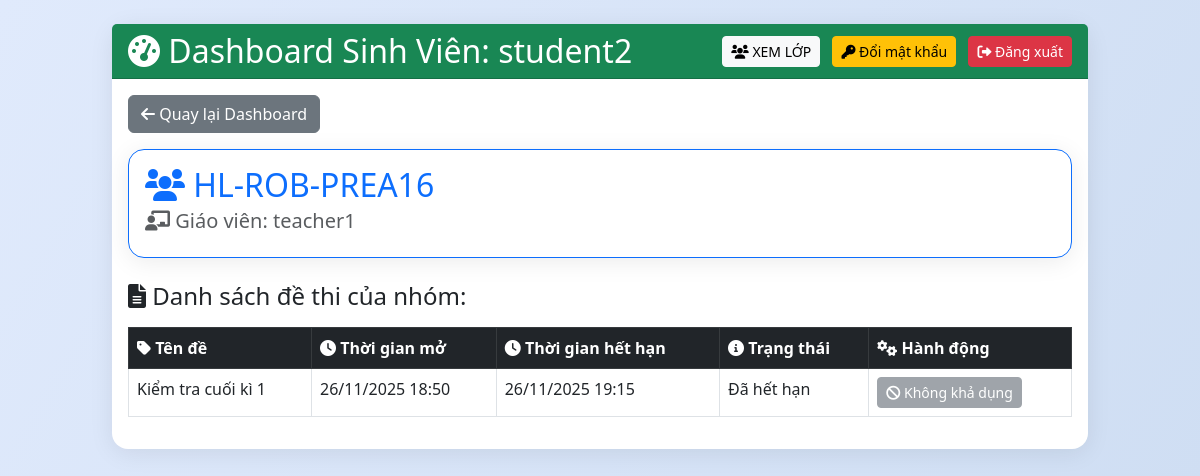
Before: /student/group/10 (signed in) with the older database file.
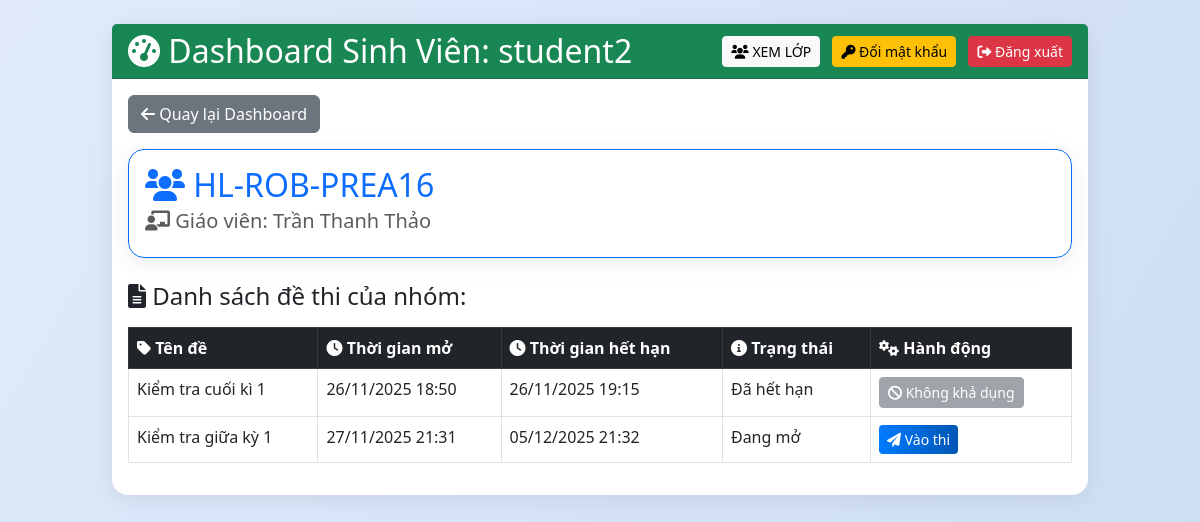
After: the same page with the newer database file.
### tables this page shows
CREATE TABLE exams (
            id INTEGER PRIMARY KEY AUTOINCREMENT,
            filename TEXT,
            enc_path TEXT,
            release_time TEXT,
            expire_time TEXT,
            teacher_id INTEGER,
            ten_de TEXT,
            encrypted_aes_key BLOB,
            signature BLOB,
            file_hash TEXT,
            allowed_students TEXT
        , aes_key BLOB, pin_code TEXT, auth_mode TEXT DEFAULT 'both', allowed_groups TEXT);

### app.py (the view)
@app.route('/student/group/<int:gid>')
@login_required
def student_group_detail(gid):
    if current_user.role != 'student': return redirect('/dashboard')
    row = c.execute("SELECT g.name, g.description, COALESCE(u.full_name, u.username) FROM groups g JOIN users u ON g.teacher_id=u.id JOIN group_members gm ON g.id=gm.group_id WHERE g.id=? AND gm.student_id=? AND gm.status IN ('approved', 'left')", (gid, current_user.id)).fetchone()
    if not row:
        flash('Bạn không phải là thành viên của nhóm này')
        return redirect('/student/groups')
    group_name, group_desc, teacher_name = row
    all_exams = c.execute("SELECT id, filename, release_time, expire_time, ten_de, allowed_groups FROM exams").fetchall()
    group_exams = []
    now = datetime.datetime.now()
    for e in all_exams:
        eid, filename, release_str, expire_str, ten_de, allowed_groups = e
        if allowed_groups and str(gid) in allowed_groups.split(','):
            release_time = parse_datetime(release_str)
            expire_time = parse_datetime(expire_str)
            if now < release_time:
                status = 'Chưa mở'
                status_class = 'text-warning'
            elif now > expire_time:
                status = 'Đã hết hạn'
                status_class = 'text-danger'
            else:
                status = 'Đang mở'
                status_class = 'text-success'
            group_exams.append((eid, filename, release_time.strftime('%d/%m/%Y %H:%M'), expire_time.strftime('%d/%m/%Y %H:%M'), ten_de, status, status_class))
    return render_template('student_group_detail.html', group_name=group_name, group_desc=group_desc, teacher_name=teacher_name, exams=group_exams)

### app.py (called while the page is built)
@login_manager.user_loader
def load_user(uid):
    row = c.execute("SELECT id, username, role, email FROM users WHERE id=?",(uid,)).fetchone()
    return User(*row) if row else None

def parse_datetime(datetime_str):
    if not datetime_str:
        return None
    try:
        return datetime.datetime.fromisoformat(datetime_str)
    except:
        try:
            return datetime.datetime.strptime(datetime_str, '%Y-%m-%dT%H:%M')
        except:
            try:
                return datetime.datetime.strptime(datetime_str, '%Y-%m-%dT%H:%M:%S')
            except:
                try:
                    return datetime.datetime.strptime(datetime_str, '%Y-%m-%d %H:%M:%S')
                except:
                    try:
                        return datetime.datetime.strptime(datetime_str, '%Y-%m-%d %H:%M')
                    except:
                        return datetime.datetime.now()

@app.before_request
def ensure_csrf_token():
    if 'csrf_token' not in session:
        session['csrf_token'] = secrets.token_hex(16)

### templates/student_group_detail.html (shortened to what this page needs)
{% extends "base.html" %}
{% block content %}
<div class="mb-3">
    <a href="/dashboard" class="btn btn-secondary"><i class="fas fa-arrow-left"></i> Quay lại Dashboard</a>
</div>
<div class="card mb-4 border-primary">
    <div class="card-body">
        <h2 class="card-title text-primary"><i class="fas fa-users"></i> {{ group_name }}</h2>
        <h5 class="card-subtitle mb-2 text-muted"><i class="fas fa-chalkboard-teacher"></i> Giáo viên: {{ teacher_name }}</h5>
    </div>
</div>
<h4 class="mb-3"><i class="fas fa-file-alt"></i> Danh sách đề thi của nhóm:</h4>
{% if exams %}
<div class="table-responsive">
    <table class="table table-hover table-bordered">
        <thead class="table-dark">
            <tr>
                <th><i class="fas fa-tag"></i> Tên đề</th>
                <th><i class="fas fa-clock"></i> Thời gian mở</th>
                <th><i class="fas fa-clock"></i> Thời gian hết hạn</th>
                <th><i class="fas fa-info-circle"></i> Trạng thái</th>
                <th><i class="fas fa-cogs"></i> Hành động</th>
            </tr>
        </thead>
        <tbody>
            {% for exam in exams %}
            <tr>
                <td>{{ exam[4] }}</td>
                <td>{{ exam[2] }}</td>
                <td>{{ exam[3] }}</td>
                <td><span class="status-{{ 'open' if exam[5] == 'Đang mở' else 'closed' if exam[5] == 'Chưa mở' else 'expired' }}">{{ exam[5] }}</span></td>
                <td>
                    {% if exam[5] == 'Đang mở' %}
                    <a href="{{ url_for('view_exam', eid=exam[0]) }}" class="btn btn-primary btn-sm">
                        <i class="fas fa-paper-plane"></i> Vào thi
                    </a>
                    {% else %}
                    <button class="btn btn-secondary btn-sm" disabled>
                        <i class="fas fa-ban"></i> Không khả dụng
                    </button>
                    {% endif %}
                </td>
            </tr>
            {% endfor %}
        </tbody>
    </table>
</div>
{% else %}
<div class="alert alert-info">
    <i class="fas fa-info-circle"></i> Chưa có đề thi nào được giao riêng cho nhóm này.
</div>
{% endif %}
{% endblock %}

Changed rows visible on the page:
added exams: ten_de "Kiểm tra giữa kỳ 1", release_time "27/11/2025 21:31", expire_time "05/12/2025 21:32", exam "Đang mở"
Other visible differences:
{{ teacher_name }}: "teacher1" → "Trần Thanh Thảo"
